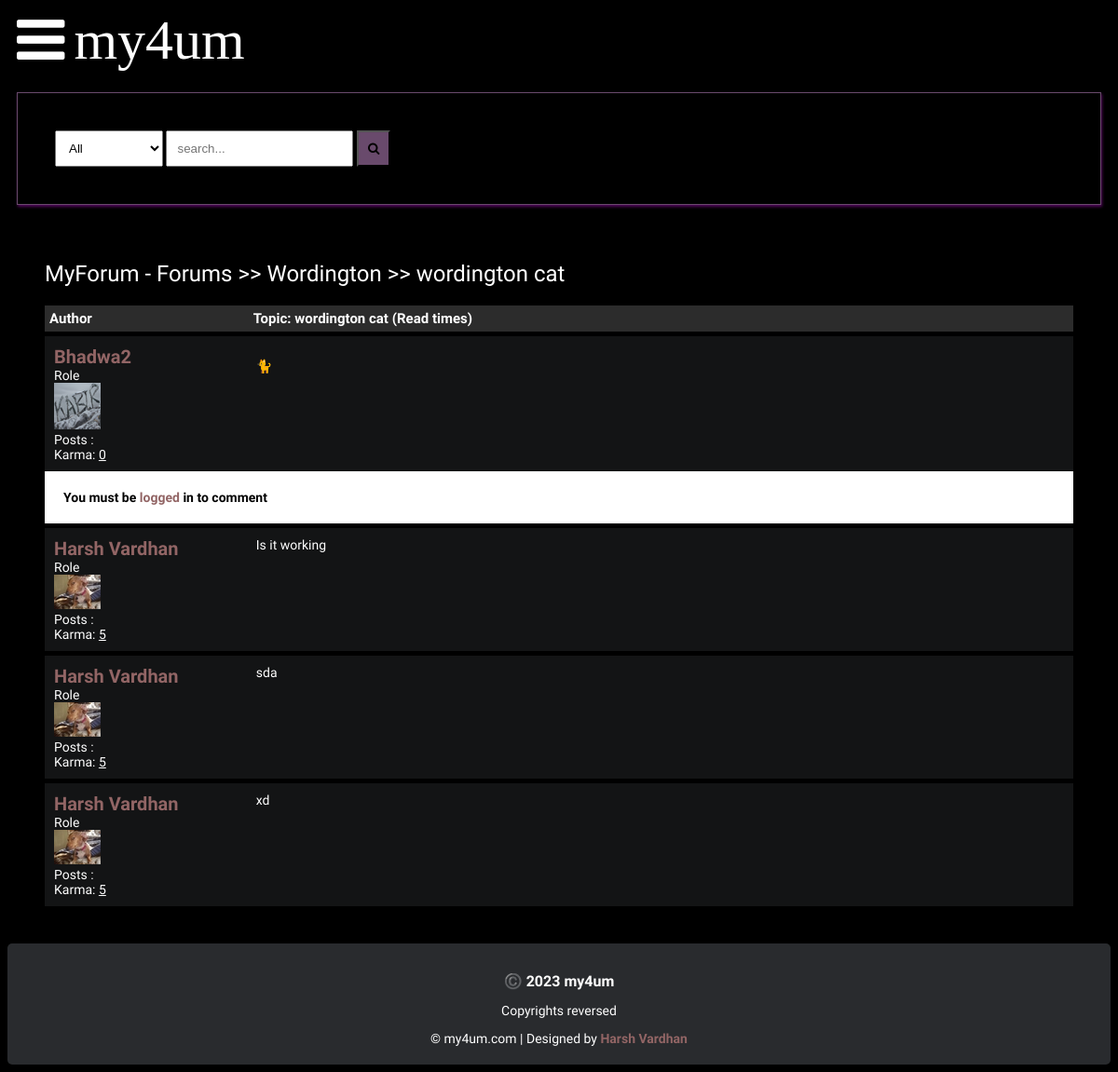
The app's page /detail/wordington-cat/ with its own data.
### main/models.py (models this page shows, shortened)
class Post(models.Model):
    title = models.CharField(max_length=400)
    slug = models.SlugField(max_length=400, unique=True,blank=True)
    user = models.ForeignKey(Author,on_delete=models.CASCADE)
    content = HTMLField()
    categories = models.ManyToManyField(Category)
    date = models.DateTimeField(auto_now_add=True)
    approved = models.BooleanField(default=False)
    hit_count_generic = GenericRelation(HitCount, object_id_field='object_pk', related_query_name='hit_count_generic_relation')
    tags = TaggableManager()
    comments = models.ManyToManyField(Comment, blank=True)
    closed = models.BooleanField(default=False)
    state = models.CharField(max_length=40, default="zero")
    def get_url(self):
        return reverse("detail", kwargs={"slug": self.slug})

class Category(models.Model):
    title = models.CharField(max_length=50)
    slug = models.SlugField(max_length=400, unique=True,blank=True)
    description = models.TextField(default="description")
    class Meta:
        verbose_name_plural = "categories"
    def __str__(self):
            return self.title
    def get_url(self):
        return reverse("posts", kwargs={"slug": self.slug})

class Author(models.Model):
    user = models.ForeignKey(user, on_delete=models.CASCADE)
    fullname = models.CharField(max_length=40,blank=True)
    slug = models.SlugField(max_length=400, unique=True,blank=True)
    bio = HTMLField()
    karma = models.IntegerField(default=0) #points
    profile_pic = ResizedImageField(size=[50,50],quality=100,upload_to='Author',default=None,null=True)

class Comment(models.Model):
    user = models.ForeignKey(Author, on_delete=models.CASCADE)
    content = models.TextField()
    date = models.DateTimeField(auto_now_add=True)
    replies = models.ManyToManyField(Reply, blank=True)

### main/views.py (the view)
# urls.py: path("detail/<slug>/", detail, name="detail"),
def detail(request,slug):
    post = get_object_or_404(Post, slug = slug)
    if request.user.is_authenticated:
        author  = Author.objects.get(user = request.user)
    if "comment-form" in request.POST:
        comment = request.POST.get("comment")
        new_comment,created = Comment.objects.get_or_create(user=author,content=comment)
        post.comments.add(new_comment.id) #linking comment to post
    if "reply-form" in request.POST:
        reply = request.POST.get("reply")
        commenr_id = request.POST.get("comment-id")
        comment_obj = Comment.objects.get(id=commenr_id)
        new_reply,created = Reply.objects.get_or_create(user=author,content=reply)
        comment_obj.replies.add(new_reply.id)
    context = {
        'post': post,
        'title': post.title,
    }
    update_views(request, post)
    return render(request, "detail.html", context)

### main/context_processors.py (called while the page is built, shortened)
def searchFunction(request):
    search_context = {}
    posts = Post.objects.all()
    return search_context

### main/utils.py (called while the page is built)
def update_views(request,object):
    context = {}
    hit_count = get_hitcount_model().objects.get_for_object(object)
    hits = hit_count.hits
    hitcontext = context["hitcount"] = {"pk":hit_count.pk}
    hit_count_response = HitCountMixin.hit_count(request, hit_count)
    if hit_count_response.hit_counted:
        hits = hits + 1
        hitcontext["hitcounted"] = hit_count_response.hit_counted
        hitcontext["hit_message"] = hit_count_response.hit_message
        hitcontext["total_hits"] = hits

### templates/detail.html (shortened to what this page needs)
{% extends 'base.html' %} {% block content %} {% load hitcount_tags %}
<div class="container">
  <div class="navigate">
    <span
      ><a href="{% url 'home' %}">MyForum - Forums</a> >>
      <a href="{{post.categories.all.0.get_url}}">{{post.categories.all.0}}</a>
      >> <a href="{{post.get_url}}">{{post.title}}</a></span
    >
  </div>
  <div class="topic-container">
    <div class="head">
      <div class="authors">Author</div>
      <div class="content">
        Topic: {{post.title}} (Read {% get_hit_count for post %} times)
      </div>
    </div>
    <div class="body">
      <div class="authors">
        <div class="username"><a href="#">{{post.user.fullname|title}}</a></div>
        <div>Role</div>
        <img src="{{post.user.profile_pic.url}}" alt="" />
        <div>Posts : <u>{{post.user.num_posts}}</u></div>
        <div>Karma: <u>{{post.user.karma}}</u></div>
      </div>
      <div class="content">
        {{post.content|safe}}
        <br />
      </div>
    </div>
  </div>
  {% if post.closed == True %}
  <div
    style="
      background-color: red;
      color: #000;
      font-weight: bolder;
      padding: 20px;
      width: 100%;
    "
  >
    This thread is closed by mods
  </div>
  {% else %} {% if request.user.is_authenticated == True%}
  <form action="." method="post">
    {% csrf_token %}
    <div class="comment-area hide" id="comment-area">
      <textarea
        name="comment"
        id=""
        placeholder="Leave a comment...."
      ></textarea>
      <input type="submit" value="Submit" name="comment-form" />
    </div>
  </form>
  {% else %}
  <div
    style="
      background-color: #fff;
      color: #000;
      font-weight: bolder;
      padding: 20px;
      width: 100%;
    "
  >
    You must be <a href="{% url 'signin' %} "><b>logged</b></a> in to comment
  </div>
  {% endif %} {% endif %}
  {% for comment in post.comments.all %}
  <div class="comments-container">
    <div class="body">
      <div class="authors">
        <div class="username">
          <a href="#">{{comment.user.fullname|title}}</a>
        </div>
        <div>Role</div>
        <img src="{{comment.user.profile_pic.url}}" alt="" />
        <div>Posts : <u>{{comment.user.num_posts}}</u></div>
        <div>Karma: <u>{{comment.user.karma}}</u></div>
      </div>
      <div class="content">
        {{comment.content|safe}}
        <br />
      </div>
    </div>
  </div>
   {% endfor %}
</div>
{% endblock %}

### static/style.css (style rules this page uses)
* { box-sizing: border-box; }
html { font-size: 14px; font-family: 'Titillium Web', sans-serif; background-color: rgb(0, 0, 0); color: #fefefe; }
a { color: rgb(146, 101, 101); font-weight: bolder; text-decoration: none; }
.container { margin: 20px; padding: 20px; }
.navigate { margin-block: 20px; font-weight: lighter; font-size: 24px; }
.navigate a { color: #fff; }
.head { display: flex; background-color: #2C2C2C; padding: 5px; font-weight: bold; font-size: 15px; }
.authors { flex: 20%; }
.content { flex: 80%; }
.body { display: flex; background-color: #131415; padding: 10px; margin-top: 5px; }
.body .authors .username { font-size: 20px; }
.body .authors img { max-width: 50px; max-height: 80px; }

### records on screen
Post: categories.all.0 "Wordington", title "wordington cat", user.fullname "Bhadwa2", user.profile_pic (picture), user.karma "0", content "🐈"
Comment: user.fullname "Harsh Vardhan", user.profile_pic (picture), user.karma "5", content "Is it working"
Comment: user.fullname "Harsh Vardhan", user.profile_pic (picture), user.karma "5", content "sda"
Comment: user.fullname "Harsh Vardhan", user.profile_pic (picture), user.karma "5", content "xd"
